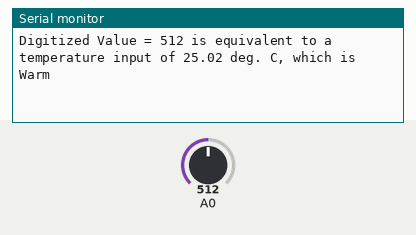
Recording of a program running on a simulated ESP8266 (Wemos D1 mini). Parts: the last lines printed to the serial monitor. The test bench sets the inputs (shaded band); at power-on: A0 = 512.

Above: at 2.8 s.
2.9 s: A0 set to 716
At 5.1 s:
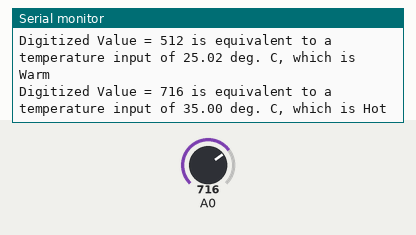
7.5 s: A0 set to 900
At 9.5 s:
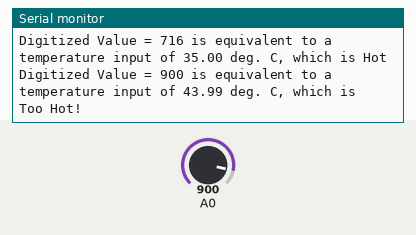
11.5 s: A0 set to 511
At 12.8 s:
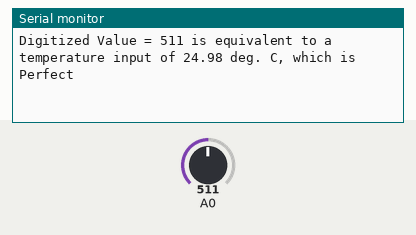
15.5 s: A0 set to 306
At 17.2 s:
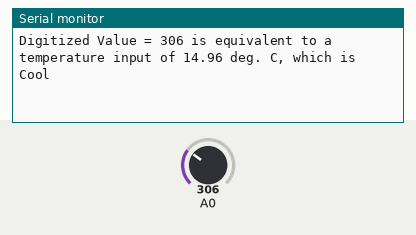
19.5 s: A0 set to 122
At 20.4 s:
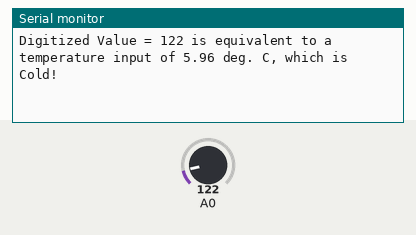

The program:

main.cpp
```cpp
#include <Arduino.h>
// I, Nolan Carter, student number 000817341, certify that this material is my original work.
// No other person's work has been used without due acknowledgement and neither have I made my work available to anyone else.

void setup() {
  // configure the USB serial monitor
  Serial.begin(115200);
}

float mapfloat (float input, float lowIn, float highIn, float lowOut, float highOut){
  return (input - lowIn) * (highOut - lowOut) / (highIn - lowIn) + lowOut;
}

void loop() {
  int iVal;
  float oVal;
  String judgement;

  // read digitized value from the D1 Mini's A/D convertor
  iVal = analogRead(A0);
  oVal = mapfloat(iVal,0,1023,0,50);

  if (oVal < 10){ judgement = ", which is Cold!"; }
  else if (oVal < 15){ judgement = ", which is Cool"; }
  else if (oVal < 25){ judgement = ", which is Perfect"; }
  else if (oVal < 30){ judgement = ", which is Warm"; }
  else if (oVal < 35){ judgement = ", which is Hot"; }
  else{ judgement = ", which is Too Hot!"; }

  // print value to the USB port
  //Serial.println("Digitized Value = " + String(iVal) +" is equivalent to an Analog Voltage = "+String(mapfloat(iVal,0,1023,0,3.3))+"V");
  Serial.println("Digitized Value = " + String(iVal) +" is equivalent to a temperature input of "+String(oVal)+" deg. C"+judgement);

  // wait 0.5 seconds (500 ms)
  delay(2000);
}
```

Measured:
- after the input at 2.9 s, the serial monitor: prints a new line after 1.1 s (image 1)
- after the input at 7.5 s, the serial monitor: prints a new line after 0.51 s (image 2)
- after the input at 11.5 s, the serial monitor: prints a new line after 0.52 s (image 3)
- after the input at 15.5 s, the serial monitor: prints a new line after 0.52 s (image 4)
- after the input at 19.5 s, the serial monitor: prints a new line after 0.53 s (image 5)
